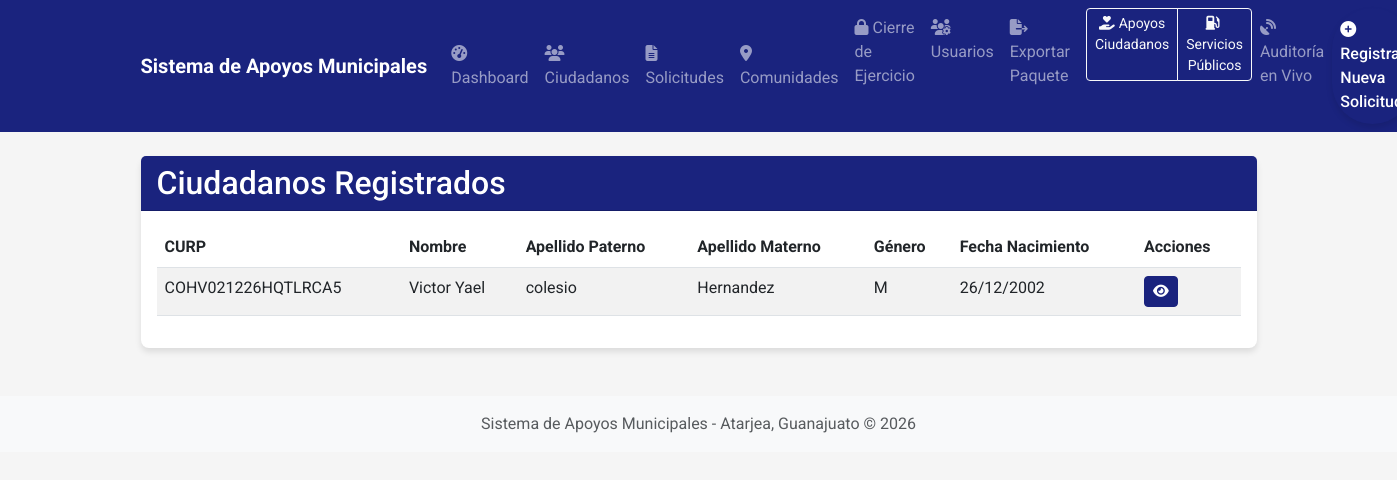
Before: /ciudadanos (signed in) with the older database file.
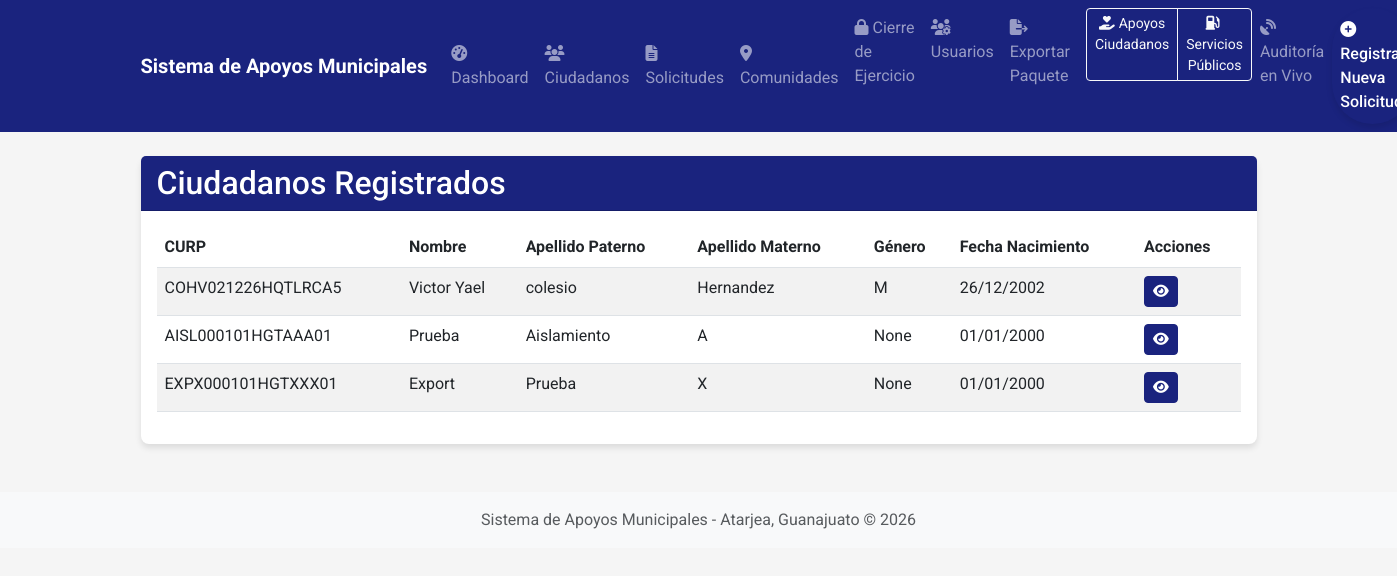
After: the same page with the newer database file.
### app/models.py (models this page shows, shortened)
class Ciudadano(db.Model):
    __tablename__ = 'ciudadanos'
    CURP = db.Column(db.String(18), primary_key=True)
    Nombre = db.Column(db.String(100), nullable=False)
    Apellido_Paterno = db.Column(db.String(100), nullable=False)
    Apellido_Materno = db.Column(db.String(100), nullable=True)
    RFC = db.Column(db.String(13), nullable=True)
    Genero = db.Column(db.String(1), nullable=True)
    Fecha_Nacimiento = db.Column(db.Date, nullable=True)
    Direccion = db.Column(db.String(200), nullable=True)
    Telefono = db.Column(db.String(20), nullable=True)
    Colonia = db.Column(db.String(100), nullable=True)
    Codigo_Postal = db.Column(db.String(10), nullable=True)
    Edad = db.Column(db.Integer, nullable=True)
    Discapacidad = db.Column(db.Boolean, default=False)
    solicitudes = db.relationship('Solicitud', backref='ciudadano', lazy=True)

### app/routes.py (the view)
@main.route('/ciudadanos')
@login_required
def lista_ciudadanos():
    try:
        ciudadanos = Ciudadano.query.all()
        return render_template('ciudadanos.html', ciudadanos=ciudadanos)
    except Exception as e:
        db.session.rollback()
        current_app.logger.error(f"Error al listar ciudadanos: {str(e)}")
        flash('No se pudo cargar la lista de ciudadanos en este momento.', 'danger')
        return render_template('ciudadanos.html', ciudadanos=[])

### app/models.py (called while the page is built)
    def es_admin(self):
        return (self.rol or '').lower() == RolUsuario.ADMIN.value.lower()

    def es_servicios_publicos(self):
        return (self.rol or '').lower() == RolUsuario.SERVICIOS_PUBLICOS.value.lower()

    def puede_cerrar_ejercicio(self):
        return self.es_admin() or self.es_presidente()

### templates/ciudadanos.html
{% extends "layout.html" %}
{% block content %}
<div class="container mt-4">
    <div class="card mb-4">
        <div class="card-header bg-primary text-white">
            <h2 class="mb-0">Ciudadanos Registrados</h2>
        </div>
        <div class="card-body">
            <div class="table-responsive">
                <table class="table table-striped table-hover">
                    <thead>
                        <tr>
                            <th>CURP</th>
                            <th>Nombre</th>
                            <th>Apellido Paterno</th>
                            <th>Apellido Materno</th>
                            <th>Género</th>
                            <th>Fecha Nacimiento</th>
                            <th>Acciones</th>
                        </tr>
                    </thead>
                    <tbody>
                        {% for ciudadano in ciudadanos %}
                        <tr>
                            <td>{{ ciudadano.CURP }}</td>
                            <td>{{ ciudadano.Nombre }}</td>
                            <td>{{ ciudadano.Apellido_Paterno }}</td>
                            <td>{{ ciudadano.Apellido_Materno }}</td>
                            <td>{{ ciudadano.Genero }}</td>
                            <td>{{ ciudadano.Fecha_Nacimiento.strftime('%d/%m/%Y') if ciudadano.Fecha_Nacimiento else 'N/A' }}</td>
                            <td>
                                <a href="{{ url_for('main.ver_ciudadano', curp=ciudadano.CURP) }}" class="btn btn-sm btn-primary">
                                    <i class="fas fa-eye"></i>
                                </a>
                            </td>
                        </tr>
                        {% else %}
                        <tr>
                            <td colspan="7" class="text-center">No hay ciudadanos registrados</td>
                        </tr>
                        {% endfor %}
                    </tbody>
                </table>
            </div>
        </div>
    </div>
</div>
{% endblock %}

Changed rows visible on the page:
added Ciudadano: CURP "AISL000101HGTAAA01", Nombre "Prueba", Apellido_Paterno "Aislamiento", Apellido_Materno "A", Genero "None", Fecha_Nacimiento "01/01/2000"
added Ciudadano: CURP "EXPX000101HGTXXX01", Nombre "Export", Apellido_Paterno "Prueba", Apellido_Materno "X", Genero "None", Fecha_Nacimiento "01/01/2000"
